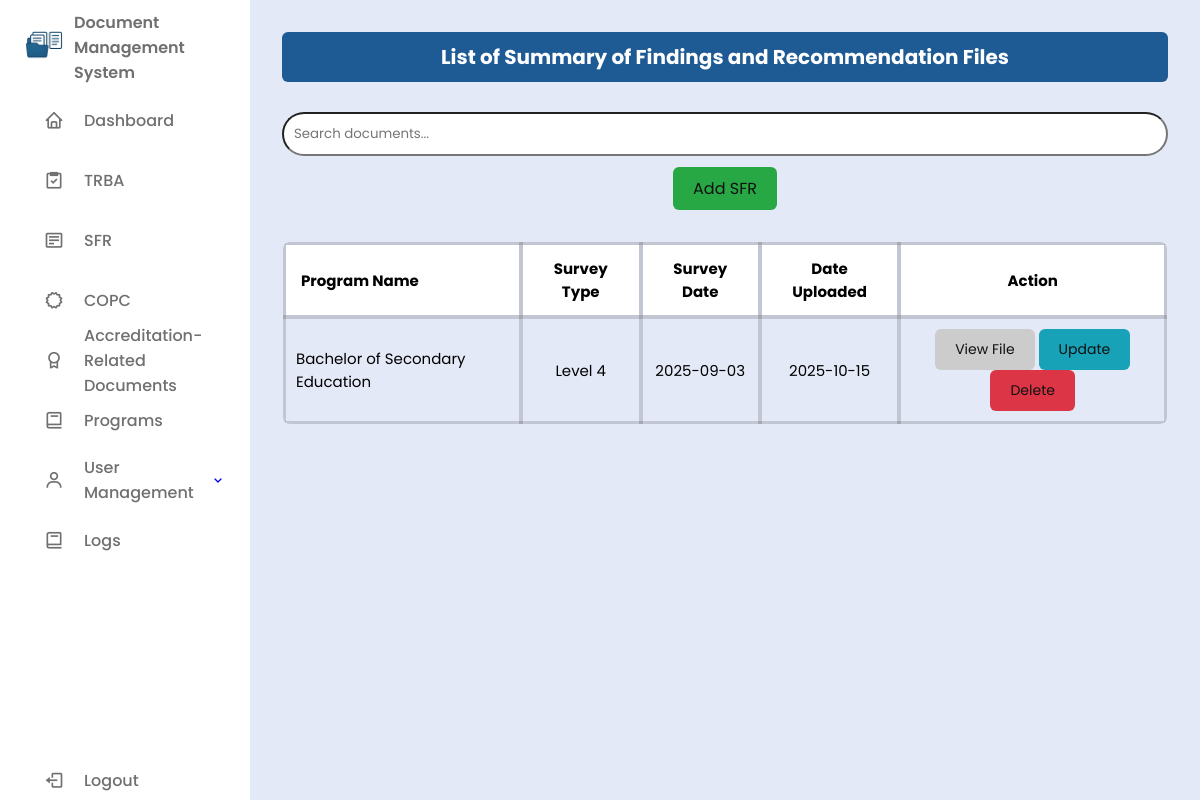
/users/sfr.php (signed in), run on an earlier commit of the app's database.
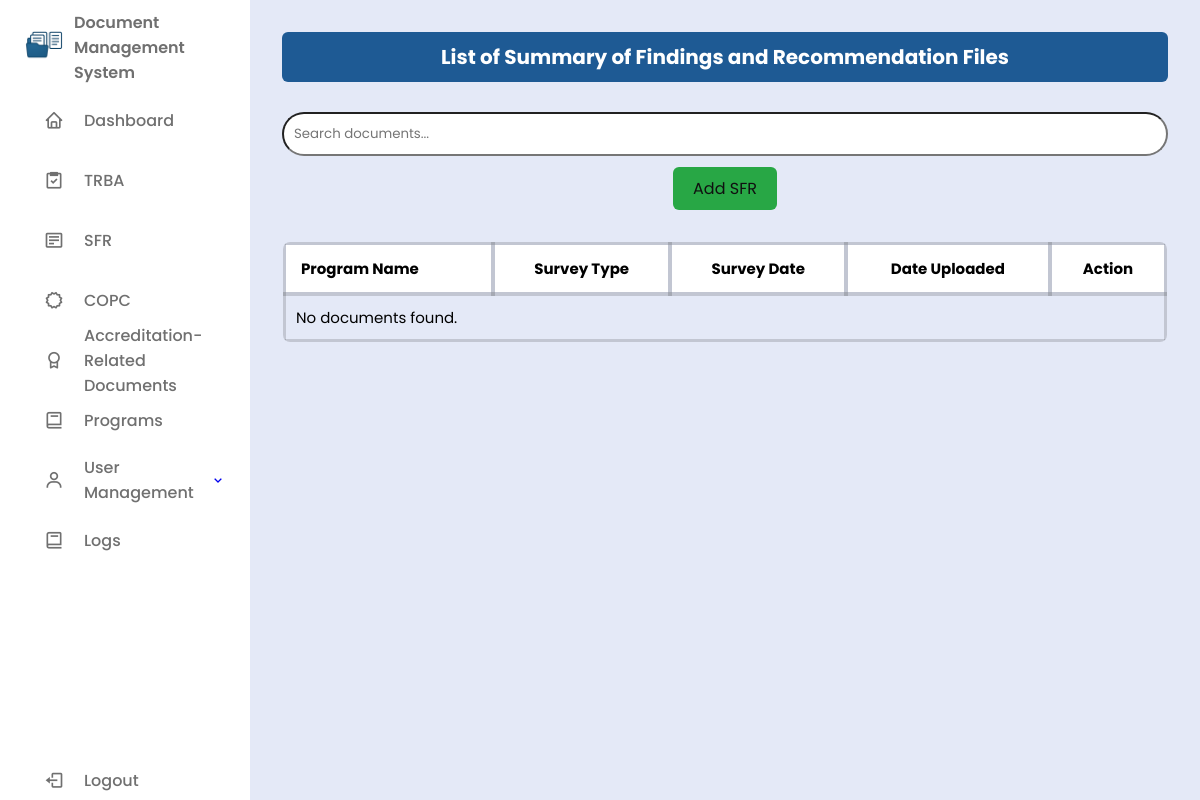
And on a later commit of the database.
### tables this page shows
CREATE TABLE `sfr` (
  `id` int(11) NOT NULL,
  `program_name` varchar(255) NOT NULL,
  `survey_type` varchar(255) NOT NULL,
  `survey_date` date NOT NULL,
  `file_name` varchar(255) NOT NULL,
  `date_uploaded` date NOT NULL DEFAULT current_timestamp()
);

### users/sfr.php (the view, shortened to what this page needs)
<?php
require '../db/db_conn.php';
$isAdmin = isset($_SESSION['user_role']) && $_SESSION['user_role'] === 'admin';
?>
<!DOCTYPE html>
<html lang="en">
<head>
  <link href="https://unpkg.com/boxicons@2.1.4/css/boxicons.min.css" rel="stylesheet" />
  <link rel="stylesheet" href="../css/style.css" />
</head>
<body>
<?php include('../includes/sidebar.php'); ?>
<section class="dashboard-content">
  <section class="table-section">
    <h2>List of Summary of Findings and Recommendation Files</h2>
    <div class="search-bar">
      <input type="text" id="searchInput" placeholder="Search documents..." onkeyup="filterTable()" />
    </div>
    <?php if ($isAdmin): ?>
    <div class="add-button-container">
      <a href="../views/add_sfr_page.php" class="btn-add">Add SFR</a>
    </div>
    <?php endif; ?>
    <div class="table-container">
      <table>
        <thead>
          <tr>
            <th>Program Name</th>
            <th>Survey Type</th>
            <th>Survey Date</th>
            <th>Date Uploaded</th>
            <th>Action</th>
          </tr>
        </thead>
        <tbody>
        <?php
        $sql = "SELECT * FROM sfr ORDER BY date_uploaded DESC";
        $result = $conn->query($sql);
        if ($result && $result->num_rows > 0):
          while ($row = $result->fetch_assoc()):
        ?>
          <tr>
            <td><?= htmlspecialchars($row['program_name']) ?></td>
            <td><?= htmlspecialchars($row['survey_type']) ?></td>
            <td><?= htmlspecialchars($row['survey_date']) ?></td>
            <td><?= htmlspecialchars($row['date_uploaded']) ?></td>
            <td>
            <button type="button" class="btn-view" onclick="window.location.href='../views/view_sfr_page.php?id=<?= $row['id'] ?>'">View File</button>
            <?php if ($isAdmin): ?>
              <button class="btn-update" onclick="openUpdateSfrModal(
                <?= $row['id'] ?>,
                '<?= htmlspecialchars($row['program_name'], ENT_QUOTES) ?>',
                '<?= htmlspecialchars($row['survey_type'], ENT_QUOTES) ?>',
                '<?= $row['survey_date'] ?>'
              )">Update</button>
              <button class="btn-delete" onclick="openDeleteSfrModal(<?= $row['id'] ?>)">Delete</button>
            <?php endif; ?>
            </td>
          </tr>
        <?php endwhile; else: ?>
          <tr><td colspan="<?= $isAdmin ? 6 : 5 ?>">No documents found.</td></tr>
        <?php endif; ?>
        </tbody>
      </table>
    </div>
  </section>
</section>
</body>
</html>

What changed in the data, as far as the page shows it:
removed sfr: program_name "Bachelor of Secondary Education", survey_type "Level 4", survey_date "2025-09-03", date_uploaded "2025-10-15"
Also different on the page:
text now shown: "No documents found."
